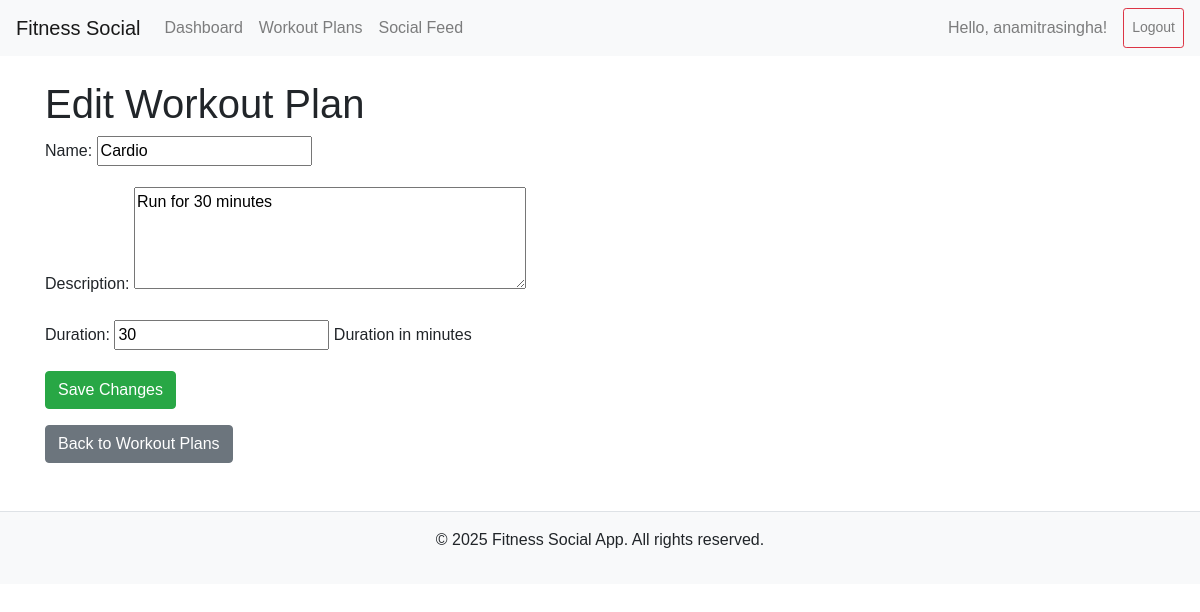
/edit-workout/1/ (signed in), run on the app's committed database.
### core/models.py (models this page shows, shortened)
class Workout(models.Model):
    user = models.ForeignKey(User, on_delete=models.CASCADE)  # Link to the user who created it
    name = models.CharField(max_length=100)  # Name of the workout plan
    description = models.TextField()  # Description of the workout plan
    duration = models.IntegerField(help_text="Duration in minutes")  # Duration of the workout
    date_created = models.DateTimeField(auto_now_add=True)  # Auto-generated timestamp

### core/views.py (the view)
# urls.py: path('edit-workout/<int:pk>/', views.edit_workout, name='edit_workout'),
@login_required
def edit_workout(request, pk):
    workout = get_object_or_404(Workout, pk=pk, user=request.user)
    if request.method == 'POST':
        form = WorkoutForm(request.POST, instance=workout)
        if form.is_valid():
            form.save()
            return redirect('workout_plans')
    else:
        form = WorkoutForm(instance=workout)
    return render(request, 'edit_workout.html', {'form': form})

### core/forms.py
class WorkoutForm(forms.ModelForm):
    class Meta:
        model = Workout
        fields = ['name', 'description', 'duration']
        widgets = {
            'description': forms.Textarea(attrs={'rows': 4}),
        }

### templates/edit_workout.html (shortened to what this page needs)
{% extends 'base.html' %}
{% block content %}
<h1>Edit Workout Plan</h1>
<form method="post">
    {{ form.as_p }}
    <button type="submit" class="btn btn-success">Save Changes</button>
</form>
<a href="{% url 'workout_plans' %}" class="btn btn-secondary mt-3">Back to Workout Plans</a>
{% endblock %}

### templates/base.html (shortened to what this page needs)
<!DOCTYPE html>
<html lang="en">
<head>
    <link rel="stylesheet" href="https://stackpath.bootstrapcdn.com/bootstrap/4.5.2/css/bootstrap.min.css">
    <link rel="stylesheet" href="/static/css/styles.css">
</head>
<body>
    <nav class="navbar navbar-expand-lg navbar-light bg-light">
        <a class="navbar-brand" href="{% url 'dashboard' %}">Fitness Social</a>
        <div class="collapse navbar-collapse" id="navbarNav">
            <div class="navbar-nav">
                <a class="nav-item nav-link" href="{% url 'dashboard' %}">Dashboard</a>
                <a class="nav-item nav-link" href="{% url 'workout_plans' %}">Workout Plans</a>
                <a class="nav-item nav-link" href="{% url 'social_feed' %}">Social Feed</a>
            </div>
            <div class="navbar-nav ml-auto">
                {% if user.is_authenticated %}
                    <span class="navbar-text mr-3">Hello, {{ user.username }}!</span>
                    <a class="nav-item nav-link btn btn-outline-danger btn-sm" href="{% url 'logout' %}">Logout</a>
                {% else %}
                    <a class="nav-item nav-link btn btn-outline-primary btn-sm mr-2" href="{% url 'login' %}">Login</a>
                    <a class="nav-item nav-link btn btn-primary btn-sm" href="#">Sign Up</a>
                {% endif %}
            </div>
        </div>
    </nav>
    <div class="container mt-4">
        {% block content %}
        {% endblock %}
    </div>
    <footer class="bg-light text-center py-3 mt-5 border-top">
        <p>&copy; {{ current_year }} Fitness Social App. All rights reserved.</p>
    </footer>
</body>
</html>

### static/css/styles.css (style rules this page uses)
body { font-family: Arial, sans-serif; }
.navbar { margin-bottom: 20px; }

### data on the page
Workout: name "Cardio", description "Run for 30 minutes", duration "30"

### other printed values
{{ user.username }} "anamitrasingha"
